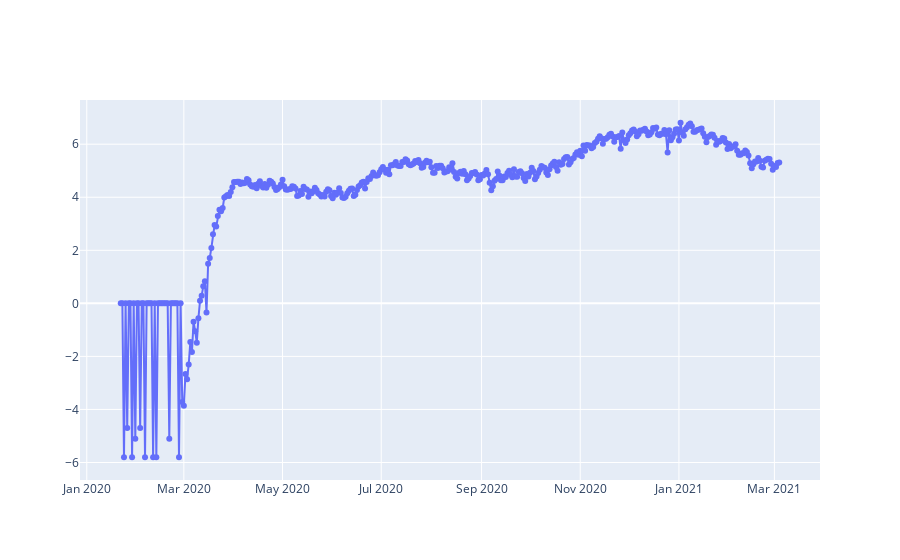

Source (notebook cell):
### Code cell
import plotly.graph_objects as go
import plotly.express as px
from IPython.display import Image

fig = go.Figure()
fig.add_trace(go.Scatter(x=us_log_dataset["date"], y=us_log_dataset["log"],
                    mode='lines+markers',
                    name='Oregon'))
fig.show()

#all_cases.plotly(x='date', y='log')

### Figure 1 — Plotly figure (JSON) as saved in the notebook; plotly's stock layout.template omitted (floating-point values rounded to 4 significant figures; data arrays with more than 128 entries replaced by an {"elided": "..."} marker saying what was removed)
{"data": [{"mode": "lines+markers", "name": "Oregon", "type": "scatter", "x": {"elided": "408 str values"}, "y": {"elided": "408 float values"}}], "layout": {}}
